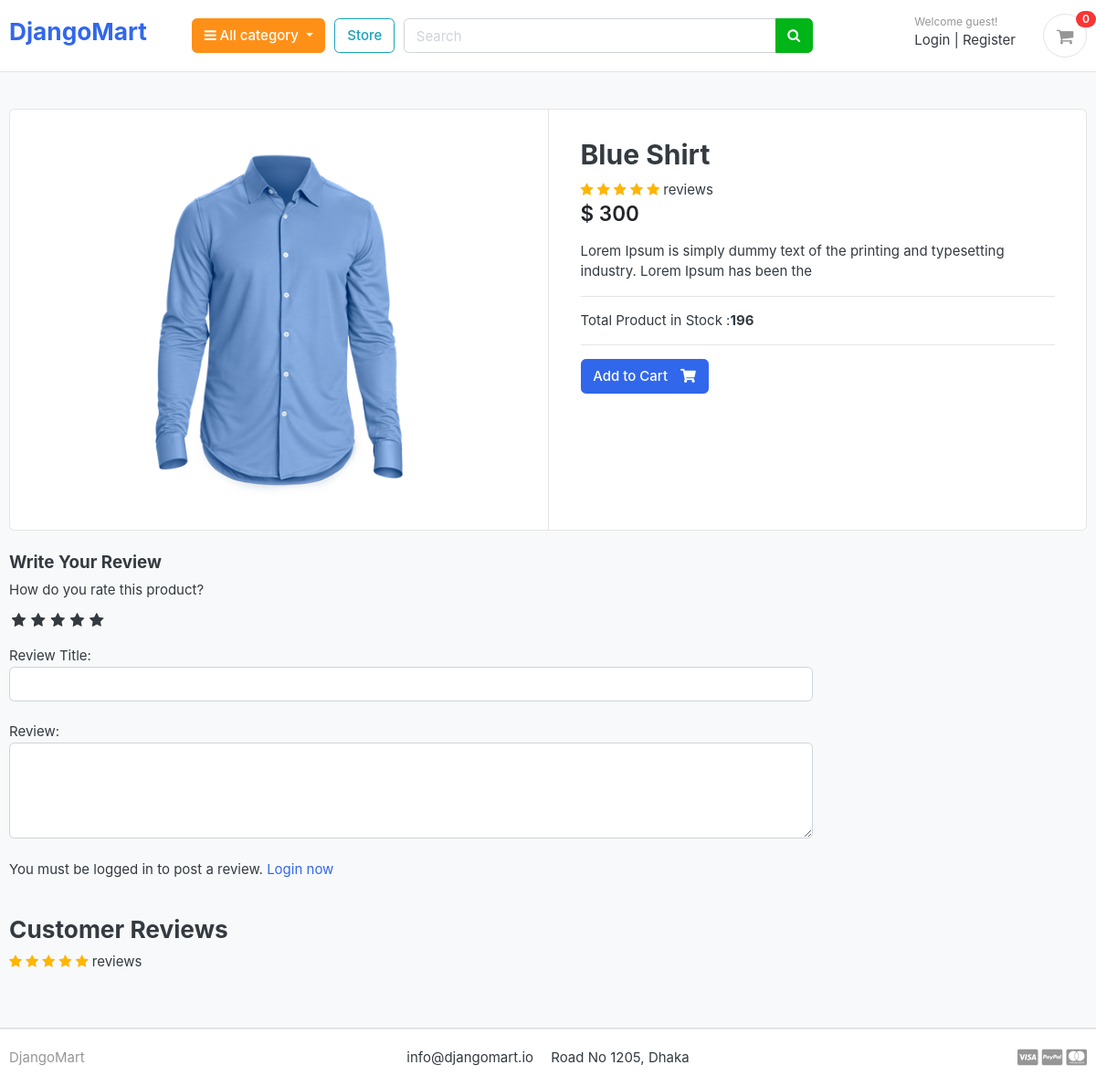
The app's page /store/category/shirt/blue-shirt/ with its own data.
### store/models.py (models this page shows, shortened)
class Product(models.Model):
    product_name=models.CharField(max_length=100,unique=True)
    slug=models.SlugField(max_length=100,unique=True)
    description=models.TextField(max_length=100,blank=None)
    price=models.IntegerField()
    image=models.ImageField(upload_to='photos/products')
    stock=models.IntegerField()
    is_available=models.BooleanField(default=True)
    category=models.ForeignKey(Category,on_delete=models.CASCADE)
    create_date=models.DateTimeField(auto_now_add=True)
    modified_date=models.DateTimeField(auto_now=True)

### store/views.py (the view)
# urls.py: path('category/<slug:category_slug>/<slug:product_slug>/',views.product_details,name='product_detail'),
def product_details(request,category_slug,product_slug):
    try:
        single_product=Product.objects.get(category__slug=category_slug,slug=product_slug)
    except Exception  as e:
        raise e
    context={
        'single_product':single_product
    }
    return render (request,'store/product_details.html',context)

### cart/context_processors.py (called while the page is built)
def counter(request):
    cart_count=0
    if 'admin' in  request.path:
        return {}
    else:
        try :
            cart=Cart.objects.filter(cart_id=_cart_id(request))
            cart_items=CartItem.objects.all().filter(cart=cart[:1])
            for cart_item in cart_items:
                cart_count +=cart_item.quantity
        except Cart.DoesNotExist:
            cart_count=0
    return dict(cart_count=cart_count)

### cart/views.py (called while the page is built)
def _cart_id(request):
    cart=request.session.session_key
    if not cart:
        cart = request.session.create()
    return cart

### category/context_processors.py (called while the page is built)
def menu_links(request):
    links=Category.objects.all()
    return dict(links=links)

### category/models.py (called while the page is built)
    def get_url(self):
        return reverse('products_by_category',args=[self.slug])

### store/templates/store/product_details.html (shortened to what this page needs)
{% extends 'base.html' %} {% load static %} {% block content %}
<section class="section-content padding-y bg">
  <div class="container">
    <div class="card">
      <div class="row no-gutters">
        <aside class="col-md-6">
          <article class="gallery-wrap">
            <div class="img-big-wrap">
              <a href="#"><img src="{{ single_product.image.url }}" /></a>
            </div>
          </article>
        </aside>
        <main class="col-md-6 border-left">
          <form action="{% url 'add_cart' single_product.id %}" method="POST">
            <article class="content-body">
              <h2 class="title">{{ single_product.product_name }}</h2>
              <div class="rating-star">
                <span>
                  <i
                    class="fa fa-star{% if single_product.averageReview < 0.5 %}-o{% elif single_product.averageReview >= 0.5 and single_product.averageReview < 1 %}-half-o {% endif %}"
                    aria-hidden="true"
                  ></i>
                  <i
                    class="fa fa-star{% if single_product.averageReview < 1.5 %}-o{% elif single_product.averageReview >= 1.5 and single_product.averageReview < 2 %}-half-o {% endif %}"
                    aria-hidden="true"
                  ></i>
                  <i
                    class="fa fa-star{% if single_product.averageReview < 2.5 %}-o{% elif single_product.averageReview >= 2.5 and single_product.averageReview < 3 %}-half-o {% endif %}"
                    aria-hidden="true"
                  ></i>
                  <i
                    class="fa fa-star{% if single_product.averageReview < 3.5 %}-o{% elif single_product.averageReview >= 3.5 and single_product.averageReview < 4 %}-half-o {% endif %}"
                    aria-hidden="true"
                  ></i>
                  <i
                    class="fa fa-star{% if single_product.averageReview < 4.5 %}-o{% elif single_product.averageReview >= 4.5 and single_product.averageReview < 5 %}-half-o {% endif %}"
                    aria-hidden="true"
                  ></i>
                  <span>{{single_product.countReview}} reviews</span>
                </span>
              </div>
              <div class="mb-3">
                <var class="price h4">$ {{single_product.price}}</var>
              </div>
              <p>{{ single_product.description }}</p>
              <hr />
              <p>Total Product in Stock :<b>{{ single_product.stock }}</b></p>
              <hr />
              {% if single_product.stock <= 0 %}
              <h5 class="text-danger">Out of Stock</h5>
              {% elif in_cart %}
              <p>Item Already added to cart</p>
                <a class="btn btn-warning" href="{% url 'cart'%}">
                <span class="text">View Cart</span>
                <i class="fas fa-shopping-cart"></i>
              </a>
              {% else %}
              <button type="submit" class="btn btn-primary">
                <span class="text">Add to Cart</span>
                <i class="fas fa-shopping-cart"></i>
              </button>
              {% endif %}
            </article>
          </form>
        </main>
      </div>
    </div>
    <br />
    <div class="row">
      <div class="col-md-9">
          <h5>Write Your Review</h5>
          <div>
            <label>How do you rate this product?</label>
            <br />
            <div class="rate">
              /><label for="rating10" title="5"></label>
              /><label for="rating8" title="4"></label>
              /><label for="rating6" title="3"></label>
              /><label for="rating4" title="2"></label>
              /><label for="rating2" title="1"></label>
            </div>
            <br />
            Review Title:
            <input type="text" class="form-control" name="subject" />
            <br />
            Review:
            <textarea name="review" rows="4" class="form-control"></textarea>
            <br />
            {% if user.is_authenticated %} {% if orderproduct %}
            <input
              type="submit"
              value="Submit Review"
              class="btn btn-primary"
            />
            {% else %}
            <p>You must purchase this product to post a review.</p>
            {% endif %} {% else %}
            <p>
              You must be logged in to post a review.
              <span><a href="{% url 'login' %}">Login now</a></span>
            </p>
            {% endif %}
          </div>
        <br />
        <header class="section-heading">
          <h3>Customer Reviews</h3>
          <div class="rating-star">
            <span>
              <i
                class="fa fa-star{% if single_product.averageReview < 0.5 %}-o{% elif single_product.averageReview >= 0.5 and single_product.averageReview < 1 %}-half-o {% endif %}"
                aria-hidden="true"
              ></i>
              <i
                class="fa fa-star{% if single_product.averageReview < 1.5 %}-o{% elif single_product.averageReview >= 1.5 and single_product.averageReview < 2 %}-half-o {% endif %}"
                aria-hidden="true"
              ></i>
              <i
                class="fa fa-star{% if single_product.averageReview < 2.5 %}-o{% elif single_product.averageReview >= 2.5 and single_product.averageReview < 3 %}-half-o {% endif %}"
                aria-hidden="true"
              ></i>
              <i
                class="fa fa-star{% if single_product.averageReview < 3.5 %}-o{% elif single_product.averageReview >= 3.5 and single_product.averageReview < 4 %}-half-o {% endif %}"
                aria-hidden="true"
              ></i>
              <i
                class="fa fa-star{% if single_product.averageReview < 4.5 %}-o{% elif single_product.averageReview >= 4.5 and single_product.averageReview < 5 %}-half-o {% endif %}"
                aria-hidden="true"
              ></i>
              <span>{{single_product.countReview}} reviews</span>
            </span>
          </div>
        </header>
      </div>
    </div>
  </div>
</section>
{% endblock %}

### static/css/ui.css (style rules this page uses)
html { font-family: "Inter", sans-serif; font-size: 15px; }
.content-body { flex: 1 1 auto; padding: 2rem 2.3rem; }
.padding-y { padding-top: 40px; padding-bottom: 40px; }
var { font-style: normal; }
article:after, .form-group:after { display: block; clear: both; content: ""; }
.bg { background-color: #f8f9fa; }
.section-heading { margin-bottom: 20px; margin-top: 15px; }
p:last-child { margin-bottom: 0; }
.btn .text + i { margin-left: 10px; }
.price { font-weight: 600; color: #212529; }
.gallery-wrap .img-big-wrap { margin-bottom: 10px; border-radius: 0.37rem; overflow: hidden; background-color: #fff; }
.gallery-wrap .img-big-wrap a { text-align: center; display: block; }
.gallery-wrap .img-big-wrap img { height: 450px; width: auto; display: inline-block; }

### static/css/custom.css (style rules this page uses)
.rate { display: inline-block;; border: 0; }
.rate > label { float: right; }
.rate > label:before { display: inline-block; font-size: 1.1rem; font-family: FontAwesome; content: "\f005"; margin:0; padding:0.3rem .2rem; cursor: pointer; }
.rating-star i { color: #ffb503 !important; }

### records on screen
Product: image (picture), product_name "Blue Shirt", price "300", description "Lorem Ipsum is simply dummy text of the printing and typesetting industry. Lorem Ipsum has been the", stock "196"

### other values on screen
{{ cart_count }} "0"
